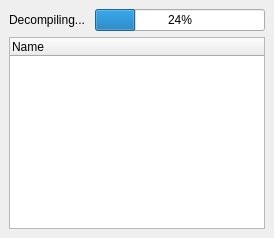
          <widget class="QWidget" name="Decompile">
           <layout class="QVBoxLayout">
            <property name="spacing">
             <number>6</number>
            </property>
            <property name="leftMargin">
             <number>9</number>
            </property>
            <property name="topMargin">
             <number>9</number>
            </property>
            <property name="rightMargin">
             <number>9</number>
            </property>
            <property name="bottomMargin">
             <number>9</number>
            </property>
            <item>
             <layout class="QHBoxLayout">
              <property name="spacing">
               <number>6</number>
              </property>
              <property name="leftMargin">
               <number>0</number>
              </property>
              <property name="topMargin">
               <number>0</number>
              </property>
              <property name="rightMargin">
               <number>0</number>
              </property>
              <property name="bottomMargin">
               <number>0</number>
              </property>
              <item>
               <widget class="QLabel" name="lblDecompileStatus">
                <property name="text">
                 <string>Decompiling... </string>
                </property>
               </widget>
              </item>
              <item>
               <widget class="QProgressBar" name="prgDecompile">
                <property name="value">
                 <number>24</number>
                </property>
                <property name="orientation">
                 <enum>Qt::Horizontal</enum>
                </property>
               </widget>
              </item>
             </layout>
            </item>
            <item>
             <widget class="QTreeWidget" name="twProcTree">
              <property name="editTriggers">
               <set>QAbstractItemView::AnyKeyPressed|QAbstractItemView::DoubleClicked|QAbstractItemView::EditKeyPressed</set>
              </property>
              <property name="itemsExpandable">
               <bool>true</bool>
              </property>
              <column>
               <property name="text">
                <string>Name</string>
               </property>
              </column>
             </widget>
            </item>
           </layout>
          </widget>
